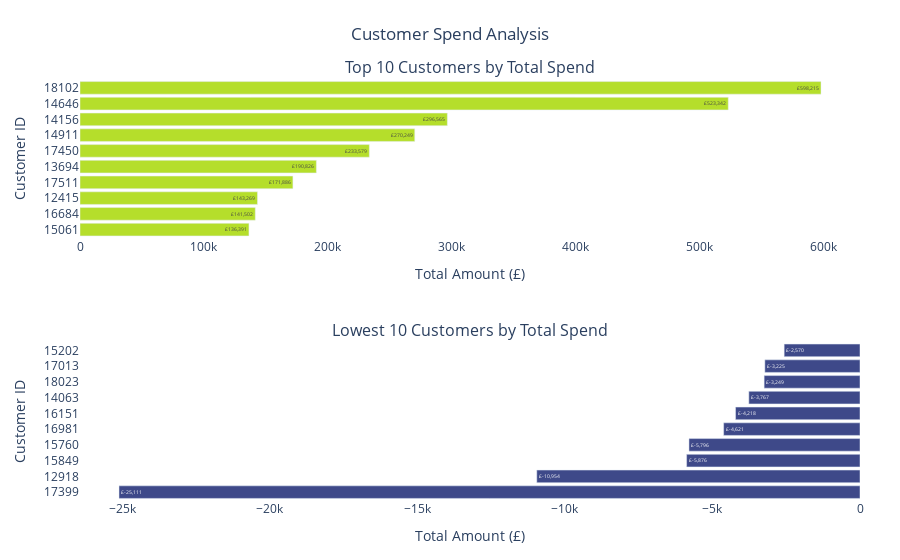

The code cell stored with this chart in its notebook:
### Code cell
#ow will do customer side
cancelled=cancelled.dropna().copy()
cancelled[cancelled["Quantity"]>0] # empty so all negative are cancelled order
cust=df.dropna().copy()# remove row\
cust["Customer ID"]=cust["Customer ID"].astype(int)
max_purchase_customer=cust.groupby("Customer ID")["sale"].sum().sort_values(ascending=False).head(10).copy()
min_purchse_customer=cust.groupby("Customer ID")["sale"].sum().sort_values(ascending=True).head(10).copy()
 
import plotly.graph_objects as go
import plotly.express as px
from plotly.subplots import make_subplots

palette = px.colors.sequential.Viridis

top10 = max_purchase_customer.sort_values(ascending=False)
bottom10 = min_purchse_customer.sort_values(ascending=False)

fig = make_subplots(
    rows=2,
    cols=1,
    subplot_titles=("Top 10 Customers by Total Spend", "Lowest 10 Customers by Total Spend"),
    shared_xaxes=False
)

fig.add_trace(
    go.Bar(
        x=top10.values,
        y=top10.index.astype(str),
        orientation='h',
        marker=dict(color=palette[-2]),
        text=[f'£{x:,.0f}' for x in top10.values],
        textposition='inside'
    ),
    row=1,
    col=1
)

fig.add_trace(
    go.Bar(
        x=bottom10.values,
        y=bottom10.index.astype(str),
        orientation='h',
        marker=dict(color=palette[2]),
        text=[f'£{x:,.0f}' for x in bottom10.values],
        textposition='inside'
    ),
    row=2,
    col=1
)

fig.update_layout(
    height=700,
    showlegend=False,
    plot_bgcolor='white',
    title_text="Customer Spend Analysis",
    title_x=0.5,
    margin=dict(t=80, b=60, l=80, r=40)
)

fig.update_yaxes(autorange='reversed', title='Customer ID', row=1, col=1)
fig.update_yaxes(autorange='reversed', title='Customer ID', row=2, col=1)
fig.update_xaxes(title='Total Amount (£)', row=1, col=1)
fig.update_xaxes(title='Total Amount (£)', row=2, col=1)

fig.show()

### Figure 1 — Plotly figure (JSON) as saved in the notebook; plotly's stock layout.template omitted (floating-point values rounded to 4 significant figures)
{"data": [{"marker": {"color": "#b5de2b"}, "orientation": "h", "text": ["£598,215", "£523,342", "£296,565", "£270,249", "£233,579", "£190,826", "£171,886", "£143,269", "£141,502", "£136,391"], "textposition": "inside", "type": "bar", "x": [598200.0, 523300.0, 296600.0, 270200.0, 233600.0, 190800.0, 171900.0, 143300.0, 141500.0, 136400.0], "xaxis": "x", "y": ["18102", "14646", "14156", "14911", "17450", "13694", "17511", "12415", "16684", "15061"], "yaxis": "y"}, {"marker": {"color": "#3e4989"}, "orientation": "h", "text": ["£-2,570", "£-3,225", "£-3,249", "£-3,767", "£-4,218", "£-4,621", "£-5,796", "£-5,876", "£-10,954", "£-25,111"], "textposition": "inside", "type": "bar", "x": [-2570.0, -3225.0, -3249.0, -3767.0, -4218.0, -4621.0, -5796.0, -5876.0, -10950.0, -25110.0], "xaxis": "x2", "y": ["15202", "17013", "18023", "14063", "16151", "16981", "15760", "15849", "12918", "17399"], "yaxis": "y2"}], "layout": {"annotations": [{"font": {"size": 16}, "showarrow": false, "text": "Top 10 Customers by Total Spend", "x": 0.5, "xanchor": "center", "xref": "paper", "y": 1, "yanchor": "bottom", "yref": "paper"}, {"font": {"size": 16}, "showarrow": false, "text": "Lowest 10 Customers by Total Spend", "x": 0.5, "xanchor": "center", "xref": "paper", "y": 0.375, "yanchor": "bottom", "yref": "paper"}], "autosize": true, "margin": {"b": 60, "l": 80, "r": 40, "t": 80}, "plot_bgcolor": "white", "showlegend": false, "title": {"text": "Customer Spend Analysis", "x": 0.5}, "xaxis": {"anchor": "y", "autorange": true, "domain": [0, 1], "range": [0, 629700.0], "title": {"text": "Total Amount (£)"}, "type": "linear"}, "xaxis2": {"anchor": "y2", "autorange": true, "domain": [0, 1], "range": [-26430.0, 0], "title": {"text": "Total Amount (£)"}, "type": "linear"}, "yaxis": {"anchor": "x", "autorange": true, "domain": [0.625, 1], "range": [9.5, -0.5], "title": {"text": "Customer ID"}, "type": "category"}, "yaxis2": {"anchor": "x2", "autorange": true, "domain": [0, 0.375], "range": [9.5, -0.5], "title": {"text": "Customer ID"}, "type": "category"}}}
